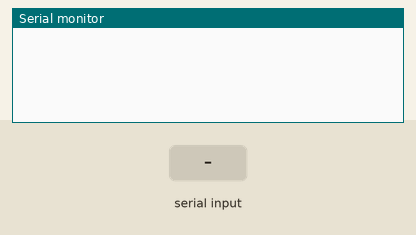
This sketch was run on a simulated ESP32. On the bench: the last lines printed to the serial monitor. The test bench sets the inputs (shaded band). Nothing arrives over Bluetooth unless stated.

Above: at 1.2 s.
1.3 s: "1" received over the second serial link
At 2.7 s:
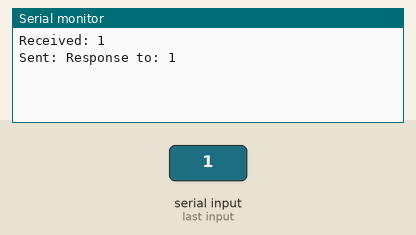
3.8 s: "0" received over the second serial link
At 5.2 s:
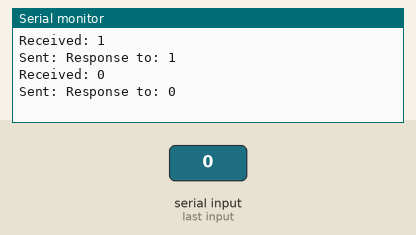
5.3 s: "2" received over the second serial link
At 7.1 s:
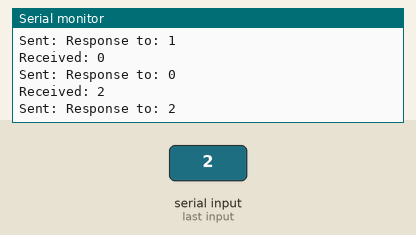

Measured:
- after the input at 1.3 s, the serial monitor: prints a new line after 1.0 s (image 1)
- after the input at 3.8 s, the serial monitor: prints a new line after 1.0 s (image 2)
- after the input at 5.3 s, the serial monitor: prints a new line after 1.0 s (image 3)

The sketch:

bluetoothbi-directional.ino
```cpp
#include "BluetoothSerial.h"

BluetoothSerial SerialBT;

void setup() {
  Serial.begin(115200);
  SerialBT.begin("ESP32_BT"); // Bluetooth device name
}

void loop() {
  if (SerialBT.available()) {
    String receivedData = SerialBT.readString();
    Serial.println("Received: " + receivedData);
    // Process received data here

    // Example: send a response back to the phone
    String response = "Response to: " + receivedData;
    SerialBT.println(response);
    Serial.println("Sent: " + response);
  }

  delay(100);
}
```
